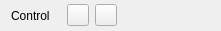
    <widget class="QWidget" name="horizontalLayoutWidget_4">
     <property name="geometry">
      <rect>
       <x>0</x>
       <y>330</y>
       <width>221</width>
       <height>31</height>
      </rect>
     </property>
     <layout class="QHBoxLayout" name="control_LO">
      <property name="spacing">
       <number>6</number>
      </property>
      <property name="topMargin">
       <number>0</number>
      </property>
      <property name="bottomMargin">
       <number>0</number>
      </property>
      <item>
       <widget class="QLabel" name="label_5">
        <property name="minimumSize">
         <size>
          <width>50</width>
          <height>0</height>
         </size>
        </property>
        <property name="maximumSize">
         <size>
          <width>50</width>
          <height>16777215</height>
         </size>
        </property>
        <property name="text">
         <string>Control</string>
        </property>
       </widget>
      </item>
      <item>
       <widget class="QPushButton" name="loadCtl_BN">
        <property name="enabled">
         <bool>true</bool>
        </property>
        <property name="minimumSize">
         <size>
          <width>22</width>
          <height>22</height>
         </size>
        </property>
        <property name="maximumSize">
         <size>
          <width>22</width>
          <height>22</height>
         </size>
        </property>
        <property name="font">
         <font>
          <family>Segoe UI</family>
          <pointsize>8</pointsize>
          <weight>50</weight>
          <bold>false</bold>
         </font>
        </property>
        <property name="toolTip">
         <string>Load ctl shape from file</string>
        </property>
        <property name="styleSheet">
         <string notr="true"/>
        </property>
        <property name="text">
         <string/>
        </property>
       </widget>
      </item>
      <item>
       <widget class="QPushButton" name="saveCtl_BN">
        <property name="enabled">
         <bool>true</bool>
        </property>
        <property name="minimumSize">
         <size>
          <width>22</width>
          <height>22</height>
         </size>
        </property>
        <property name="maximumSize">
         <size>
          <width>22</width>
          <height>22</height>
         </size>
        </property>
        <property name="font">
         <font>
          <family>Segoe UI</family>
          <pointsize>8</pointsize>
          <weight>50</weight>
          <bold>false</bold>
         </font>
        </property>
        <property name="toolTip">
         <string>Save ctl shape to file</string>
        </property>
        <property name="styleSheet">
         <string notr="true"/>
        </property>
        <property name="text">
         <string/>
        </property>
       </widget>
      </item>
      <item>
       <spacer name="horizontalSpacer_2">
        <property name="orientation">
         <enum>Qt::Horizontal</enum>
        </property>
        <property name="sizeHint" stdset="0">
         <size>
          <width>40</width>
          <height>20</height>
         </size>
        </property>
       </spacer>
      </item>
     </layout>
    </widget>
